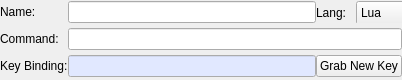
<?xml version="1.0" encoding="UTF-8"?>
<ui version="4.0">
 <class>keys_main_area</class>
 <widget class="QWidget" name="keys_main_area">
  <property name="geometry">
   <rect>
    <x>0</x>
    <y>0</y>
    <width>402</width>
    <height>80</height>
   </rect>
  </property>
  <property name="sizePolicy">
   <sizepolicy hsizetype="Expanding" vsizetype="Preferred">
    <horstretch>0</horstretch>
    <verstretch>0</verstretch>
   </sizepolicy>
  </property>
  <property name="minimumSize">
   <size>
    <width>0</width>
    <height>80</height>
   </size>
  </property>
  <property name="maximumSize">
   <size>
    <width>16777215</width>
    <height>80</height>
   </size>
  </property>
  <property name="windowTitle">
   <string>Form</string>
  </property>
  <layout class="QGridLayout" name="gridLayout">
   <property name="horizontalSpacing">
    <number>0</number>
   </property>
   <property name="verticalSpacing">
    <number>4</number>
   </property>
   <property name="margin">
    <number>0</number>
   </property>
   <item row="0" column="0">
    <widget class="QLabel" name="label_4">
     <property name="text">
      <string>Name:</string>
     </property>
    </widget>
   </item>
   <item row="0" column="1">
    <widget class="QLineEdit" name="lineEdit_name"/>
   </item>
   <item row="1" column="0">
    <widget class="QLabel" name="label_2">
     <property name="text">
      <string>Command:</string>
     </property>
    </widget>
   </item>
   <item row="1" column="1" colspan="2">
    <widget class="QLineEdit" name="lineEdit_command"/>
   </item>
   <item row="2" column="0">
    <widget class="QLabel" name="label_3">
     <property name="text">
      <string>Key Binding:</string>
     </property>
    </widget>
   </item>
   <item row="2" column="1">
    <widget class="QLineEdit" name="lineEdit_key">
     <property name="palette">
      <palette>
       <active>
        <colorrole role="Base">
         <brush brushstyle="SolidPattern">
          <color alpha="255">
           <red>225</red>
           <green>232</green>
           <blue>255</blue>
          </color>
         </brush>
        </colorrole>
       </active>
       <inactive>
        <colorrole role="Base">
         <brush brushstyle="SolidPattern">
          <color alpha="255">
           <red>225</red>
           <green>232</green>
           <blue>255</blue>
          </color>
         </brush>
        </colorrole>
       </inactive>
       <disabled>
        <colorrole role="Base">
         <brush brushstyle="SolidPattern">
          <color alpha="255">
           <red>244</red>
           <green>244</green>
           <blue>244</blue>
          </color>
         </brush>
        </colorrole>
       </disabled>
      </palette>
     </property>
     <property name="readOnly">
      <bool>true</bool>
     </property>
    </widget>
   </item>
   <item row="2" column="2">
    <widget class="QPushButton" name="pushButton_grabKey">
     <property name="text">
      <string>Grab New Key</string>
     </property>
    </widget>
   </item>
   <item row="0" column="2">
    <widget class="QWidget" name="widget" native="true">
     <widget class="QLabel" name="label">
      <property name="geometry">
       <rect>
        <x>0</x>
        <y>0</y>
        <width>41</width>
        <height>24</height>
       </rect>
      </property>
      <property name="sizePolicy">
       <sizepolicy hsizetype="Fixed" vsizetype="Fixed">
        <horstretch>0</horstretch>
        <verstretch>0</verstretch>
       </sizepolicy>
      </property>
      <property name="text">
       <string>Lang:</string>
      </property>
     </widget>
     <widget class="QComboBox" name="comboBox_lang">
      <property name="geometry">
       <rect>
        <x>40</x>
        <y>0</y>
        <width>73</width>
        <height>24</height>
       </rect>
      </property>
      <property name="maximumSize">
       <size>
        <width>85</width>
        <height>16777215</height>
       </size>
      </property>
      <property name="toolTip">
       <string>Choose the script language used.</string>
      </property>
      <item>
       <property name="text">
        <string>Lua</string>
       </property>
      </item>
      <item>
       <property name="text">
        <string>Python</string>
       </property>
      </item>
     </widget>
    </widget>
   </item>
  </layout>
 </widget>
 <resources>
  <include location="../mudlet_alpha.qrc"/>
 </resources>
 <connections/>
</ui>
